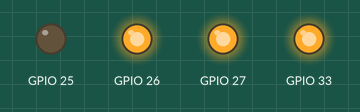
This sketch was run on a simulated ESP32. Shown: output pins drawn as LEDs (lit = HIGH).

Above: at 1.0 s.
At 5.0 s:
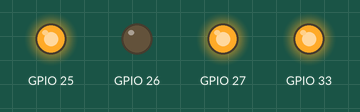
At 9.0 s:
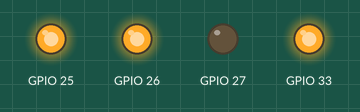
At 13.0 s:
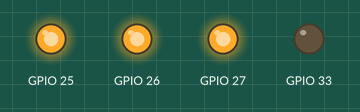
At 19.0 s:
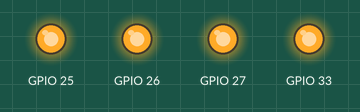
Timing chart, 0 to 20.8 s (numbered marks = the images above):
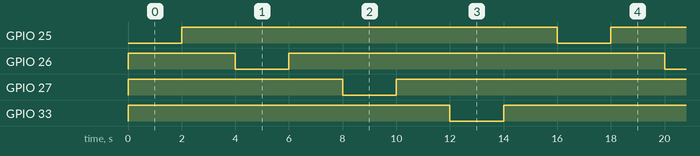

Measured:
- by itself, GPIO 25: alternates HIGH for 14.0 s and LOW for 2.0 s
- by itself, GPIO 26, GPIO 27, GPIO 33: repeats every 16.0 s: LOW 2.0 s, HIGH 14.0 s
- by itself, everything shown: repeats every 16.0 s, in 8 steps

The sketch:

Rele_BASICO.ino
```cpp
/*
 * Este programa controla un RELÉ de 4 canales
 *
 * Por: Cristina Sánchez Saldaña
 *      Rogelio Vázquez Nieves
 * Fecha: 14 de junio de 2022
 *
 *
 * RELÉ                          ESP32
 * VCC --------------------------- VIC (5 VOLTS)
 * GND --------------------------- GND
 * IN1 --------------------------- PIN 33
 * IN2 --------------------------- PIN 25
 * IN3 --------------------------- PIN 26
 * IN4 --------------------------- PIN 27
 *
 * O pueden invertirse el orden de los pines como se desee
*/


//Definiciones
#define RELAY_ON 0   //define una constante de activacion de relé, los relés se activan con nivel BAJO (0)
#define RELAY_OFF 1


//condicones iniciales
void setup () {

  //Asegurar nivel ALTO en cada entrada de rele
  digitalWrite (25, RELAY_OFF);
  digitalWrite (26, RELAY_OFF);
  digitalWrite (27, RELAY_OFF);
  digitalWrite (33, RELAY_OFF);

  //Definir los pines como salida
  pinMode (25, OUTPUT);
  pinMode (26, OUTPUT);
  pinMode (27, OUTPUT);
  pinMode (33, OUTPUT);

} //Fin setup()


//Ciclo que se enstara ejecutando constantemente
void loop () {
      digitalWrite (25, RELAY_ON);     //Activa relé 1
      delay (2000);                    //lo mantiene encendido durante 2 segundos
      digitalWrite (25, RELAY_OFF);    //Desactiva relé 1
      delay (2000);                    //lo mantiene apagado durante 2 segundos, y despues continua con la siguiente instruccion

      digitalWrite (26, RELAY_ON);     //Activa relé 2
      delay (2000);
      digitalWrite (26, RELAY_OFF);    //Desactiva relé 2
      delay (2000);

      digitalWrite (27, RELAY_ON);     //Activa relé 2
      delay (2000);
      digitalWrite (27, RELAY_OFF);    //Desactiva relé 2
      delay (2000);

      digitalWrite (33, RELAY_ON);     //Activa relé 2
      delay (2000);
      digitalWrite (33, RELAY_OFF);    //Desactiva relé 2
      delay (2000);

} //Fin loop()
```
